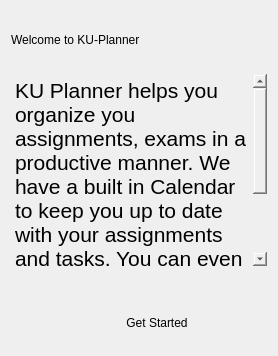
          <widget class="QWidget" name="mainwindow">
           <layout class="QVBoxLayout" name="verticalLayout_7" stretch="2,0,1,1">
            <item>
             <widget class="QLabel" name="label">
              <property name="styleSheet">
               <string notr="true">font: italic 26pt &quot;Monotype Corsiva&quot;;</string>
              </property>
              <property name="text">
               <string>Welcome to KU-Planner</string>
              </property>
             </widget>
            </item>
            <item>
             <widget class="QTextBrowser" name="textBrowser">
              <property name="styleSheet">
               <string notr="true">font: italic 16pt &quot;Monotype Corsiva&quot;;
border:none;
background:transparent;</string>
              </property>
              <property name="html">
               <string>&lt;!DOCTYPE HTML PUBLIC &quot;-//W3C//DTD HTML 4.0//EN&quot; &quot;http://www.w3.org/TR/REC-html40/strict.dtd&quot;&gt;
&lt;html&gt;&lt;head&gt;&lt;meta name=&quot;qrichtext&quot; content=&quot;1&quot; /&gt;&lt;meta charset=&quot;utf-8&quot; /&gt;&lt;style type=&quot;text/css&quot;&gt;
p, li { white-space: pre-wrap; }
&lt;/style&gt;&lt;/head&gt;&lt;body style=&quot; font-family:'Monotype Corsiva'; font-size:16pt; font-weight:400; font-style:italic;&quot;&gt;
&lt;p style=&quot; margin-top:0px; margin-bottom:0px; margin-left:0px; margin-right:0px; -qt-block-indent:0; text-indent:0px;&quot;&gt;&lt;span style=&quot; font-style:normal;&quot;&gt;KU Planner helps you organize you assignments, exams in a productive manner. We have a built in Calendar to keep you up to date with your assignments and tasks. You can even add a reminder so that you will know what are your remaining task in the Dashboard section.&lt;/span&gt;&lt;/p&gt;&lt;/body&gt;&lt;/html&gt;</string>
              </property>
             </widget>
            </item>
            <item>
             <spacer name="verticalSpacer_2">
              <property name="orientation">
               <enum>Qt::Vertical</enum>
              </property>
              <property name="sizeHint" stdset="0">
               <size>
                <width>20</width>
                <height>72</height>
               </size>
              </property>
             </spacer>
            </item>
            <item>
             <layout class="QHBoxLayout" name="horizontalLayout_3" stretch="3,1,2">
              <item>
               <spacer name="horizontalSpacer">
                <property name="orientation">
                 <enum>Qt::Horizontal</enum>
                </property>
                <property name="sizeHint" stdset="0">
                 <size>
                  <width>40</width>
                  <height>20</height>
                 </size>
                </property>
               </spacer>
              </item>
              <item>
               <widget class="QPushButton" name="getStarted">
                <property name="cursor">
                 <cursorShape>PointingHandCursor</cursorShape>
                </property>
                <property name="styleSheet">
                 <string notr="true">padding:15px 5px;
border-radius:10px;
font: 700 10pt &quot;Calibri&quot;;</string>
                </property>
                <property name="text">
                 <string>Get Started</string>
                </property>
               </widget>
              </item>
              <item>
               <spacer name="horizontalSpacer_2">
                <property name="orientation">
                 <enum>Qt::Horizontal</enum>
                </property>
                <property name="sizeHint" stdset="0">
                 <size>
                  <width>40</width>
                  <height>20</height>
                 </size>
                </property>
               </spacer>
              </item>
             </layout>
            </item>
           </layout>
          </widget>
